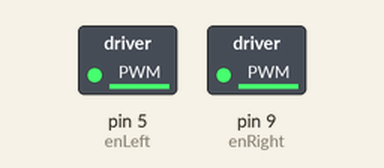
The sketch below on a simulated Arduino Uno, built with avr-gcc and run on an emulated ATmega328P. On the bench: switched loads named in the sketch (green lamp = pin HIGH).

Above: at 0.05 s.
At 8.0 s:
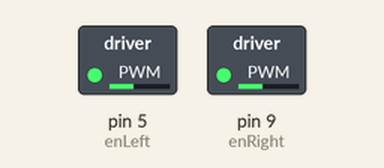
Timing chart, 0 to 10.4 s (numbered marks = the images above):
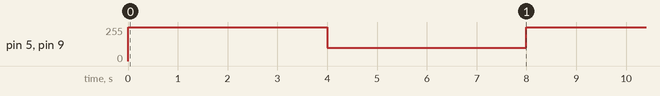

Measured:
- by itself, pin 5 (enLeft), pin 9 (enRight): alternates 254/255 for 4.0 s and 100/255 for 4.0 s

The sketch:

Motor_Test.ino
```cpp
int enRight = 9;
int enLeft = 5;
int i1A = 4;
int i2A = 3;
int i3A = 8;
int i4A = 7;

void setup()
{
}

void loop()  //This will move the robot forwards, backwards, left and then right.
{
    Forwards(254,254);
    delay(2000);
    Backwards(254,254);
    delay(2000);
    Left(100,100);
    delay(2000);
    Right(100,100);
    delay(2000);
}

/*
 * MOTOR FUNCTIONS
 */

 void Forwards(int leftSpeed, int rightSpeed)
 {
    digitalWrite(i1A,LOW);
    digitalWrite(i2A,HIGH);
    digitalWrite(i3A,HIGH);
    digitalWrite(i4A,LOW);
    analogWrite(enLeft, leftSpeed);
    analogWrite(enRight, rightSpeed);
 }
  void Backwards(int leftSpeed, int rightSpeed)
 {
    digitalWrite(i1A,HIGH);
    digitalWrite(i2A,LOW);
    digitalWrite(i3A,LOW);
    digitalWrite(i4A,HIGH);
    analogWrite(enLeft, leftSpeed);
    analogWrite(enRight, rightSpeed);
 }
 void Right(int leftRotationSpeed, int rightRotationSpeed)
 {
    digitalWrite(i1A,LOW);
    digitalWrite(i2A,HIGH);
    digitalWrite(i3A,LOW);
    digitalWrite(i4A,HIGH);
    analogWrite(enLeft, leftRotationSpeed);
    analogWrite(enRight, rightRotationSpeed);
 }
 void Left(int leftRotationSpeed, int rightRotationSpeed)
 {
    digitalWrite(i1A,HIGH);
    digitalWrite(i2A,LOW);
    digitalWrite(i3A,HIGH);
    digitalWrite(i4A,LOW);
    analogWrite(enLeft, leftRotationSpeed);
    analogWrite(enRight, rightRotationSpeed);
 }
 void Halt() //Stops the robot by stopping the motors
 {
    digitalWrite(i1A,LOW);
    digitalWrite(i2A,LOW);
    digitalWrite(i3A,LOW);
    digitalWrite(i4A,LOW);
    analogWrite(enLeft, 254);
    analogWrite(enRight, 254);
 }
  void softStop() //stops the robot by letting the motors stop on their own
 {					//rolling stop
    analogWrite(enLeft, 0);
    analogWrite(enRight, 0);
 }
```
